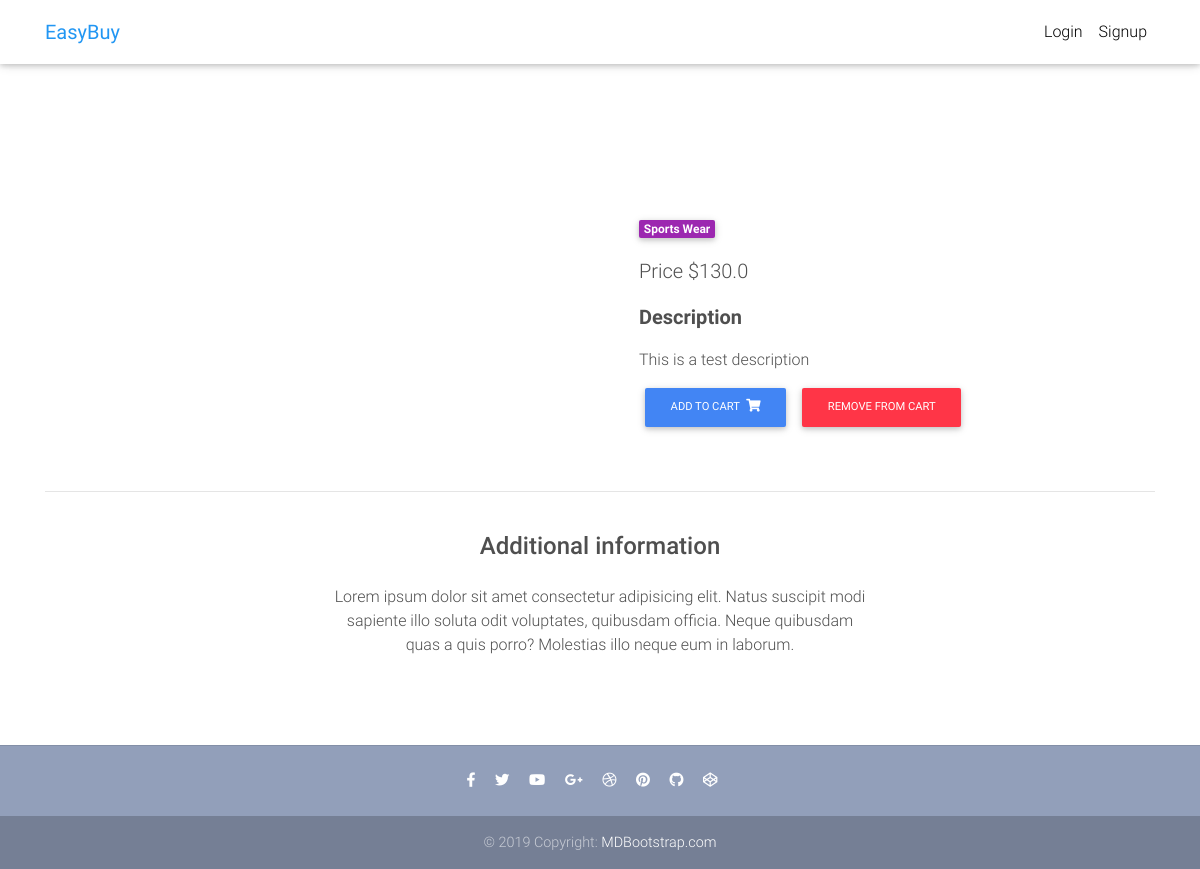
The app's page /product/shirt-1/ with its own data.
### core/models.py (models this page shows, shortened)
class Item(models.Model):
	title = models.CharField(max_length = 100)
	price = models.FloatField()
	discount_price = models.FloatField(blank = True, null = True)
	category = models.CharField(choices = CATEGORY_CHOICES, max_length = 2, default = "S")
	label = models.CharField(choices = LABEL_CHOICES, max_length = 1, default = 'P')
	slug = models.SlugField()
	description = models.TextField(default = 'This is a test description')
	image = models.ImageField(blank = True, null = True)
	def get_add_to_cart_url(self):
		kwargs = {
			'slug': self.slug,
		}
		return reverse('core:add-to-cart', kwargs = kwargs)
	def get_remove_from_cart_url(self):
		kwargs = {
			'slug': self.slug,
		}
		return reverse('core:remove-from-cart', kwargs = kwargs)

### core/views.py (the view)
# urls.py: path('product/<slug:slug>/', ItemDetailView.as_view(), name = 'item-detail'),
class ItemDetailView(DetailView):
	model = Item
	template_name = 'product.html'
	context_object_name = 'item'

### templates/product.html (shortened to what this page needs)
{% extends "base.html" %}
{% block content %}
  <main class="mt-5 pt-4">
    <div class="container dark-grey-text mt-5">
      <div class="row wow fadeIn">
        <div class="col-md-6 mb-4">
        </div>
        <div class="col-md-6 mb-4">
          <div class="p-4">
            <div class="mb-3">
              <a href="">
                <span class="badge purple mr-1">{{ item.get_category_display }}</span>
              </a>
            </div>
            <p class="lead">
              {% if object.discount_price %}
              <span class="mr-1">
                <del>Price ${{ object.price }}</del>
              </span>
              <span>Discount Price ${{ object.discount_price }}</span>
              {% else %}
              <span>Price ${{ object.price }}</span>
              {% endif %}
            </p>
            <p class="lead font-weight-bold">Description</p>
            <p>{{ object.description }}</p>
            <a href="{{ object.get_add_to_cart_url }}" class="btn btn-primary btn-md my-0 p">
              Add to cart
              <i class="fas fa-shopping-cart ml-1"></i>
            </a>
            <a href="{{ object.get_remove_from_cart_url }}" class="btn btn-danger btn-md my-0 p">
              Remove from cart
            </a>
          </div>
        </div>
      </div>
      <hr>
      <div class="row d-flex justify-content-center wow fadeIn">
        <div class="col-md-6 text-center">
          <h4 class="my-4 h4">Additional information</h4>
          <p>Lorem ipsum dolor sit amet consectetur adipisicing elit. Natus suscipit modi sapiente illo soluta odit
            voluptates,
            quibusdam officia. Neque quibusdam quas a quis porro? Molestias illo neque eum in laborum.</p>
        </div>
      </div>
      <div class="row wow fadeIn">
        <div class="col-lg-4 col-md-12 mb-4">
        </div>
        <div class="col-lg-4 col-md-6 mb-4">
        </div>
        <div class="col-lg-4 col-md-6 mb-4">
        </div>
      </div>
    </div>
  </main>
{% endblock content %}

### templates/base.html (style rules this page uses)
html, body, header, .carousel { height: 60vh; }

### records on screen
Item: category "Sports Wear", price "130.0", description "This is a test description"
